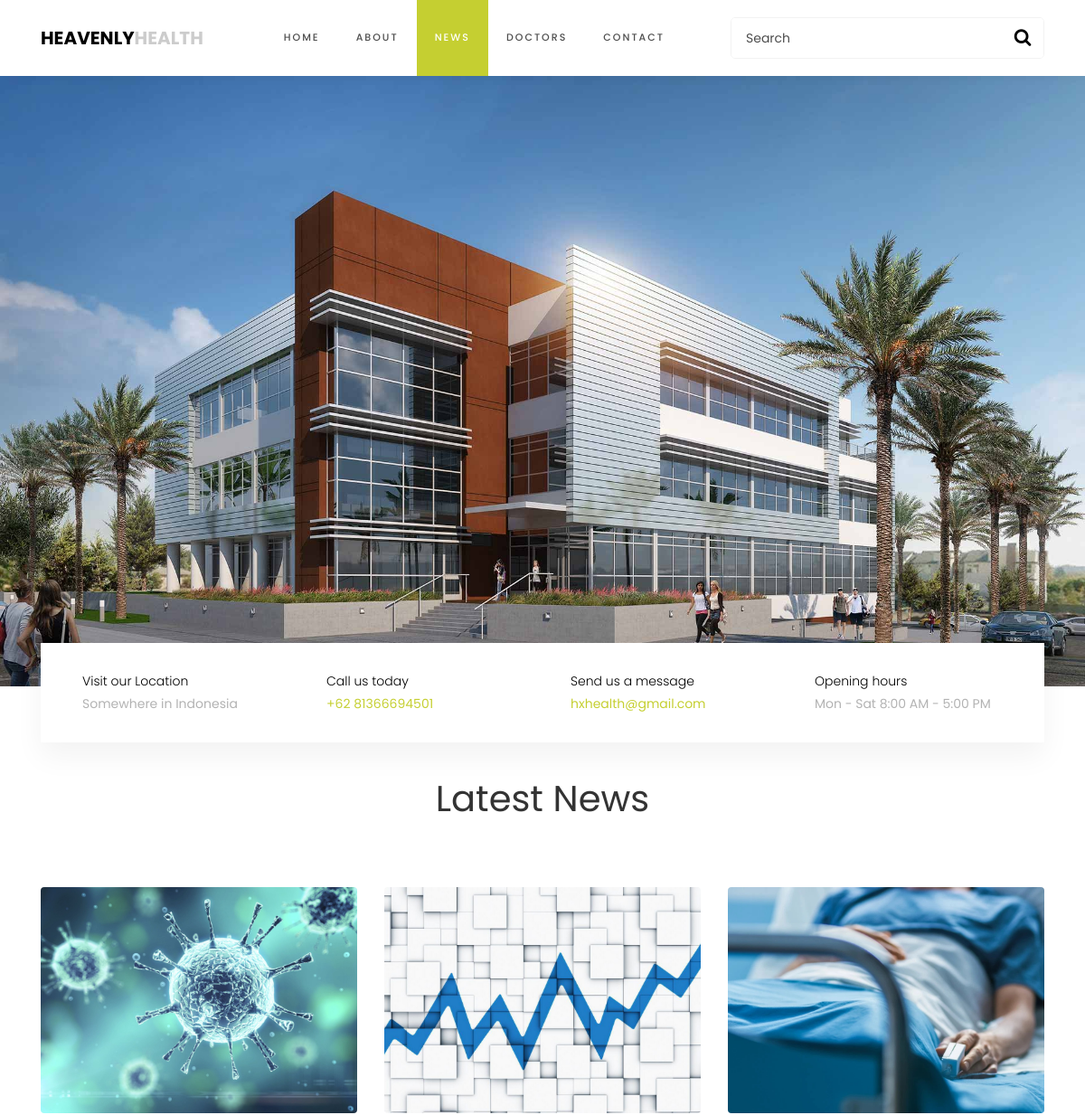
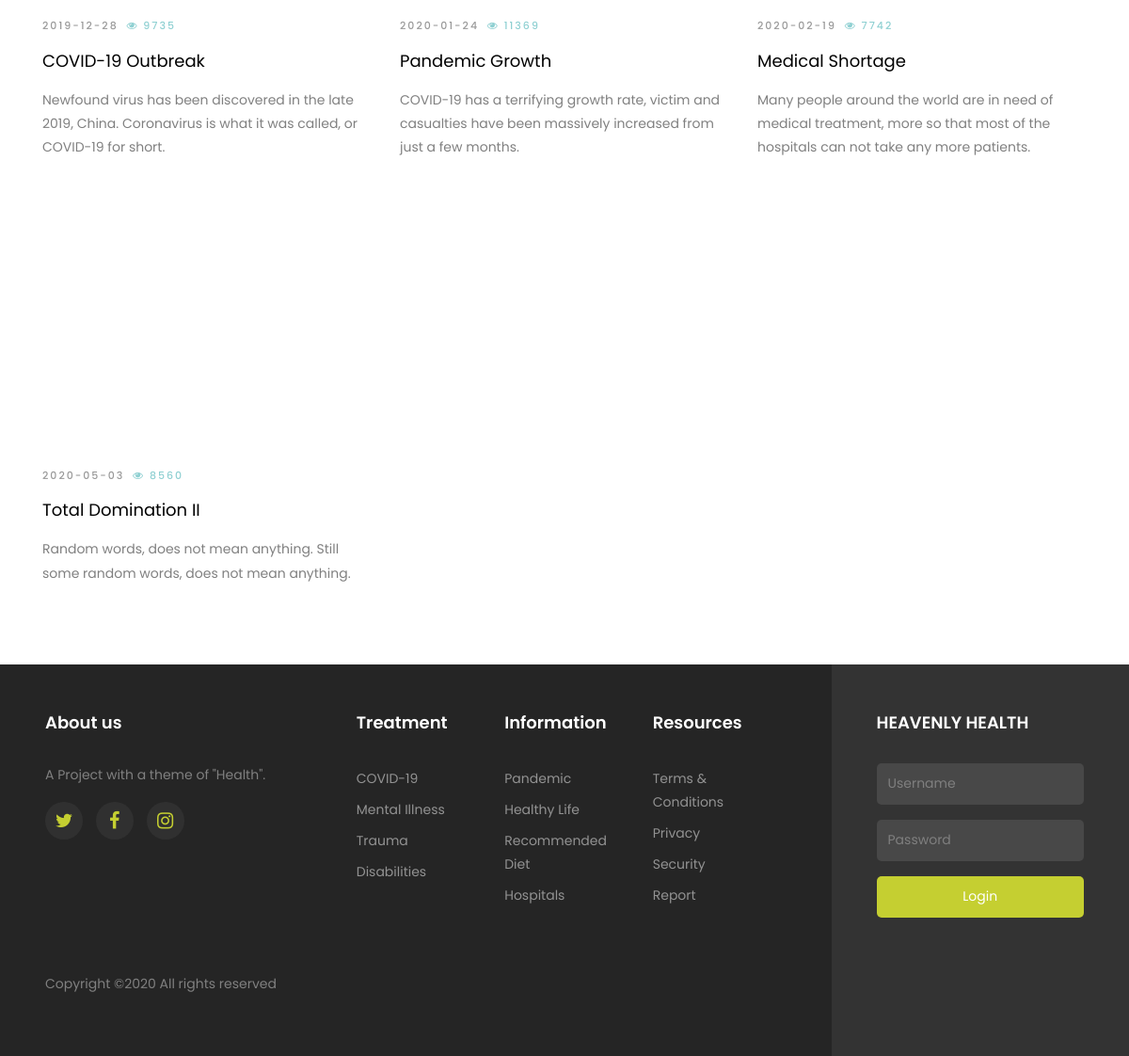
Page /index.php/home/news on the committed database (2 pictures, top to bottom).
### tables this page shows
CREATE TABLE `news` (
  `id` int(11) NOT NULL,
  `title` varchar(25) NOT NULL,
  `date` date NOT NULL,
  `views` int(11) NOT NULL,
  `picture` varchar(50) NOT NULL,
  `description` varchar(150) NOT NULL
);

### application/controllers/Home.php (called while the page is built, shortened)
<?php
class Home extends CI_Controller {
    public function __construct()
	{
		$this->load->model('rolemodel');
		$this->load->model('loginmodel');
	}
	public function news()
	{
		$data['news'] = $this->rolemodel->getNews();
		$this->load->view('NewsView',$data);
	}
}

### index.php (called while the page is built, shortened)
<?php
require_once BASEPATH.'core/CodeIgniter.php';

### application/models/RoleModel.php (called while the page is built, shortened)
<?php
class rolemodel extends CI_Model {
	public function getNews() {
		return $this->db->get('news')->result();
	}
}

### application/views/NewsView.php (the view, shortened to what this page needs)
<!DOCTYPE html>
<html>
<head>
	<link rel="stylesheet" href="https://stackpath.bootstrapcdn.com/bootstrap/4.4.1/css/bootstrap.min.css">
	<link rel="stylesheet" href="<?php echo base_url() ?>assets/css/style.css">
	<link rel="stylesheet" href="<?php echo base_url() ?>assets/css/owl.carousel.min.css">
	<link rel="stylesheet" href="<?php echo base_url() ?>assets/css/animate.css">
	<link rel="stylesheet" href="<?php echo base_url() ?>assets/css/owl.theme.default.min.css">
  <link rel="stylesheet" href="https://stackpath.bootstrapcdn.com/font-awesome/4.7.0/css/font-awesome.min.css">
</head>
<body>
	<nav class="navbar navbar-expand-lg navbar-dark ftco_navbar bg-dark ftco-navbar-light" id="ftco-navbar">
	    <div class="container">
	    	<a class="navbar-brand" href="<?php echo base_url() ?>">HEAVENLY<span>HEALTH</span></a>
	    	<form action="#" class="searchform order-sm-start order-lg-last">
          <div class="form-group d-flex">
            <input type="text" class="form-control pl-3" placeholder="Search">
            <button type="submit" placeholder="" class="form-control search"><span class="fa fa-search"></span></button>
          </div>
        </form>
	      <div class="collapse navbar-collapse" id="ftco-nav">
	        <ul class="navbar-nav m-auto">
	        	<li class="nav-item"><a href="<?php echo base_url() ?>" class="nav-link">Home</a></li>
	        	<li class="nav-item"><a href="<?php echo base_url('index.php/home/about') ?>" class="nav-link">About</a></li>
            <li class="nav-item active"><a href="<?php echo base_url('index.php/home/news') ?>" class="nav-link">News</a></li>
            <li class="nav-item"><a href="<?php echo base_url('index.php/home/doctors') ?>" class="nav-link">Doctors</a></li>
            <li class="nav-item"><a href="<?php echo base_url('index.php/home/contacts') ?>" class="nav-link">Contact</a></li>
	        </ul>
	      </div>
	    </div>
	 </nav>
	 <img src="<?php echo base_url(); ?>assets/images/bg_5.jpg" class="img-fluid" alt="Responsive image">
      <div class="block-quick-info-2">
      <div class="container">
        <div class="block-quick-info-2-inner">
          <div class="row">
            <div class="col-sm-6 col-md-6 col-lg-3 mb-3 mb-lg-0">
              <div class="d-flex quick-info-2">
                <div class="text">
                  <strong class="d-block heading">Visit our Location</strong>
                  <span class="excerpt">Somewhere in Indonesia</span>
                </div>
              </div>
            </div>
            <div class="col-sm-6 col-md-6 col-lg-3 mb-3 mb-lg-0">
              <div class="d-flex quick-info-2">
                <div class="text">
                  <strong class="d-block heading">Call us today</strong>
                  <span class="excerpt"><a href="#">+62 81366694501</a></span>
                </div>
              </div>
            </div>
            <div class="col-sm-6 col-md-6 col-lg-3 mb-3 mb-lg-0">
              <div class="d-flex quick-info-2">
                <div class="text">
                  <strong class="d-block heading">Send us a message</strong>
                  <span class="excerpt"><a href="#">hxhealth@gmail.com</a></span>
                </div>
              </div>
            </div>
            <div class="col-sm-6 col-md-6 col-lg-3 mb-3 mb-lg-0">
              <div class="d-flex quick-info-2">
                <div class="text">
                  <strong class="d-block heading">Opening hours</strong>
                  <span class="excerpt">Mon - Sat 8:00 AM - 5:00 PM</span>
                </div>
              </div>
            </div>
          </div>
        </div>
      </div>
    </div>
    <div class="row justify-content-center mb-4">
      <div class="col-md-10 text-center">
        <h1 data-aos="fade-up" class="mb-3"> Latest News </h1>
      </div>
    </div>
    <section class="ftco-section">
      <div class="container">
        <div class="row d-flex">
          <?php foreach ($news as $row): ?>
          <div class="col-md-4 d-flex">
            <div class="blog-entry align-self-stretch">
              <a href="blog-single.html" class="block-20 rounded" style="background-image: url('<?php echo base_url(); ?>assets/images/<?= $row->picture ?>');">
              </a>
              <div class="text mt-3">
                <div class="meta mb-2">
                  <div><a href="#"><?= $row->date ?></a></div>
                  <div><a href="#" class="meta-chat"><span class="fa fa-eye"></span> <?= $row->views ?> </a></div>
                </div>
                <h3 class="heading"><a href="#"><?= $row->title ?> </a></h3>
                <p> <?= $row->description ?> </p>
              </div>
            </div>
          </div>
          <?php endforeach ?>
      </div>
    </section>
    <footer class="footer">
  <div class="container-fluid px-lg-5">
    <div class="row">
      <div class="col-md-9 py-5">
        <div class="row">
          <div class="col-md-4 mb-md-0 mb-4">
            <h2 class="footer-heading">About us</h2>
            <p>A Project with a theme of "Health".</p>
            <ul class="ftco-footer-social p-0">
                  <li><a href="#" data-toggle="tooltip" data-placement="top" title="Twitter"><span class="fa fa-twitter"></span></a></li>
                  <li><a href="#" data-toggle="tooltip" data-placement="top" title="Facebook"><span class="fa fa-facebook"></span></a></li>
                  <li><a href="#" data-toggle="tooltip" data-placement="top" title="Instagram"><span class="fa fa-instagram"></span></a></li>
                </ul>
          </div>
          <div class="col-md-8">
            <div class="row justify-content-center">
              <div class="col-md-12 col-lg-10">
                <div class="row">
                  <div class="col-md-4 mb-md-0 mb-4">
                        <h2 class="footer-heading">Treatment</h2>
                        <ul class="list-unstyled">
                          <li><a href="#" class="py-1 d-block">COVID-19</a></li>
                          <li><a href="#" class="py-1 d-block">Mental Illness</a></li>
                          <li><a href="#" class="py-1 d-block">Trauma</a></li>
                          <li><a href="#" class="py-1 d-block">Disabilities</a></li>
                        </ul>
                      </div>
                      <div class="col-md-4 mb-md-0 mb-4">
                        <h2 class="footer-heading">Information</h2>
                        <ul class="list-unstyled">
                          <li><a href="#" class="py-1 d-block">Pandemic</a></li>
                          <li><a href="#" class="py-1 d-block">Healthy Life</a></li>
                          <li><a href="#" class="py-1 d-block">Recommended Diet</a></li>
                          <li><a href="#" class="py-1 d-block">Hospitals</a></li>
                        </ul>
                      </div>
                      <div class="col-md-4 mb-md-0 mb-4">
                        <h2 class="footer-heading">Resources</h2>
                        <ul class="list-unstyled">
                          <li><a href="#" class="py-1 d-block">Terms & Conditions</a></li>
                          <li><a href="#" class="py-1 d-block">Privacy</a></li>
                          <li><a href="#" class="py-1 d-block">Security</a></li>
                          <li><a href="#" class="py-1 d-block">Report</a></li>
                        </ul>
                      </div>
                    </div>
                  </div>
                </div>
              </div>
            </div>
            <div class="row mt-md-5">
              <div class="col-md-12">
                <p class="copyright"> Copyright &copy;2020 All rights reserved </p>
              </div>
            </div>
          </div>
          <div class="col-md-3 py-md-5 py-4 aside-stretch-right pl-lg-5">
            <h2 class="footer-heading">HEAVENLY HEALTH</h2>
            <form method="POST" action="<?php echo base_url('index.php/home/login') ?>" class="form-consultation">
              <div class="form-group">
                <input type="text" name="username" class="form-control" placeholder="Username" required>
              </div>
              <div class="form-group">
                <input type="password" name="password" class="form-control" placeholder="Password" required>
              </div>
              <div class="form-group">
                <button type="submit" class="form-control submit px-3">Login</button>
              </div>
            </form>
          </div>
        </div>
      </div>
    </footer>
</body>
</html>

### rows in the picture
news: picture (picture), date "2019-12-28", views "9735", title "COVID-19 Outbreak", description "Newfound virus has been discovered in the late 2019, China. Coronavirus is what it was called, or COVID-19 for short."
news: picture (picture), date "2020-01-24", views "11369", title "Pandemic Growth", description "COVID-19 has a terrifying growth rate, victim and casualties have been massively increased from just a few months."
news: picture (picture), date "2020-02-19", views "7742", title "Medical Shortage", description "Many people around the world are in need of medical treatment, more so that most of the hospitals can not take any more patients."
news: date "2020-05-03", views "8560", title "Total Domination II", description "Random words, does not mean anything. Still some random words, does not mean anything."
